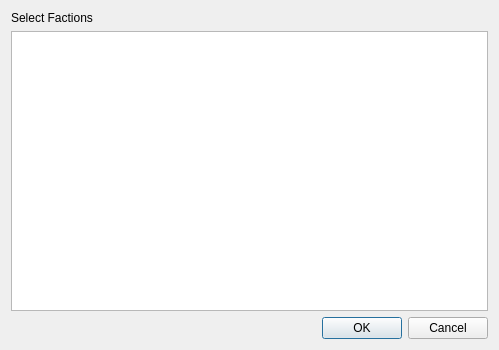
<?xml version="1.0" encoding="UTF-8"?>
<ui version="4.0">
 <class>FactionSelector</class>
 <widget class="QDialog" name="FactionSelector">
  <property name="geometry">
   <rect>
    <x>0</x>
    <y>0</y>
    <width>499</width>
    <height>350</height>
   </rect>
  </property>
  <property name="windowTitle">
   <string>Select Factions</string>
  </property>
  <layout class="QVBoxLayout" name="verticalLayout">
   <item>
    <widget class="QLabel" name="labelFactions">
     <property name="text">
      <string>Select Factions</string>
     </property>
    </widget>
   </item>
   <item>
    <widget class="QListWidget" name="listWidgetFactions"/>
   </item>
   <item>
    <widget class="QDialogButtonBox" name="buttonBoxResult">
     <property name="standardButtons">
      <set>QDialogButtonBox::Cancel|QDialogButtonBox::Ok</set>
     </property>
    </widget>
   </item>
  </layout>
 </widget>
 <resources/>
 <connections/>
</ui>
